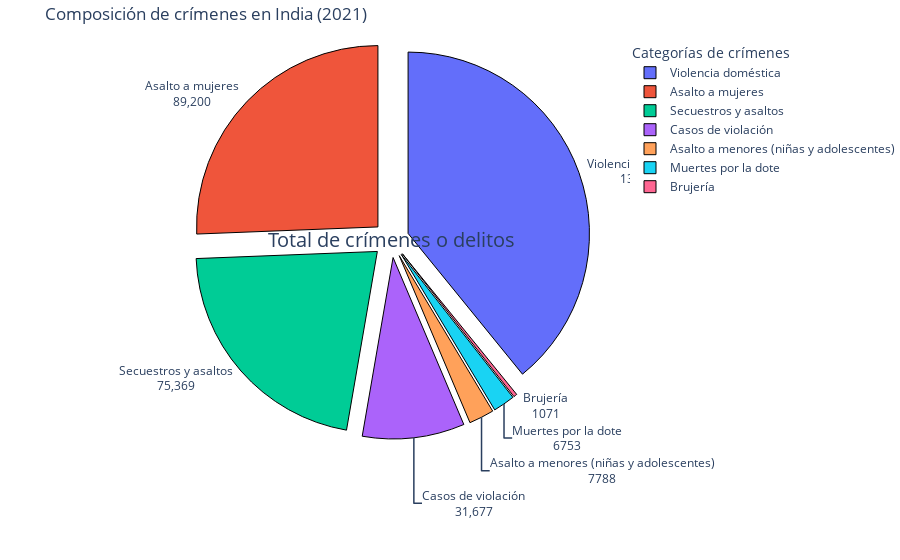

The code cell stored with this chart in its notebook:
### Code cell
# Filtrar datos para el año 2021 y sumar los valores
crime_2021 = crimes_df[crimes_df['Año'] == 2021].sum()

# Crear el gráfico de pastel con Plotly
fig = go.Figure(data=[go.Pie(
    labels=['Casos de violación', 'Secuestros y asaltos', 'Muertes por la dote', 
            'Asalto a mujeres', 'Asalto a menores (niñas y adolescentes)', 
            'Violencia doméstica', 'Brujería'],
    values=[crime_2021['Casos de violación'], crime_2021['Secuestros y asaltos'], 
            crime_2021['Muertes por la dote'], crime_2021['Asalto a mujeres'], 
            crime_2021['Asalto a menores (niñas y adolescentes)'], 
            crime_2021['Violencia doméstica'], crime_2021['Brujería']],
    textinfo='label+value',  # Muestra la etiqueta y el valor dentro del gráfico
    textposition='outside',  # Mueve las etiquetas fuera del gráfico
    pull=[0.1]*7,  # Aumenta el espacio entre las porciones para mejorar la visibilidad
    marker=dict(
        line=dict(color='black', width=1)  # Agrega una línea negra alrededor de las porciones
    ),
    hoverinfo='label+value'
)])

# Ajustar el diseño del gráfico
fig.update_layout(
    title='Composición de crímenes en India (2021)',
    legend_title="Categorías de crímenes",
    legend=dict(x=1, y=1),
    margin=dict(l=0, r=150, t=40, b=0),  # Ajustar márgenes para acomodar la leyenda
    annotations=[dict(
        text="Total de crímenes o delitos",
        x=0.5,
        y=0.5,
        font_size=20,
        showarrow=False
    )]
)

# Mostrar el gráfico
fig.show()

# Guardar el gráfico como imagen
fig.write_image('piechart.png')

### Figure 1 — Plotly figure (JSON) as saved in the notebook; plotly's stock layout.template omitted (floating-point values rounded to 4 significant figures)
{"data": [{"hoverinfo": "label+value", "labels": ["Casos de violación", "Secuestros y asaltos", "Muertes por la dote", "Asalto a mujeres", "Asalto a menores (niñas y adolescentes)", "Violencia doméstica", "Brujería"], "marker": {"line": {"color": "black", "width": 1}}, "pull": [0.1, 0.1, 0.1, 0.1, 0.1, 0.1, 0.1], "textinfo": "label+value", "textposition": "outside", "type": "pie", "values": [31677, 75369, 6753, 89200, 7788, 136234, 1071]}], "layout": {"annotations": [{"font": {"size": 20}, "showarrow": false, "text": "Total de crímenes o delitos", "x": 0.5, "y": 0.5}], "legend": {"title": {"text": "Categorías de crímenes"}, "x": 1, "y": 1}, "margin": {"b": 0, "l": 0, "r": 150, "t": 40}, "title": {"text": "Composición de crímenes en India (2021)"}}}
